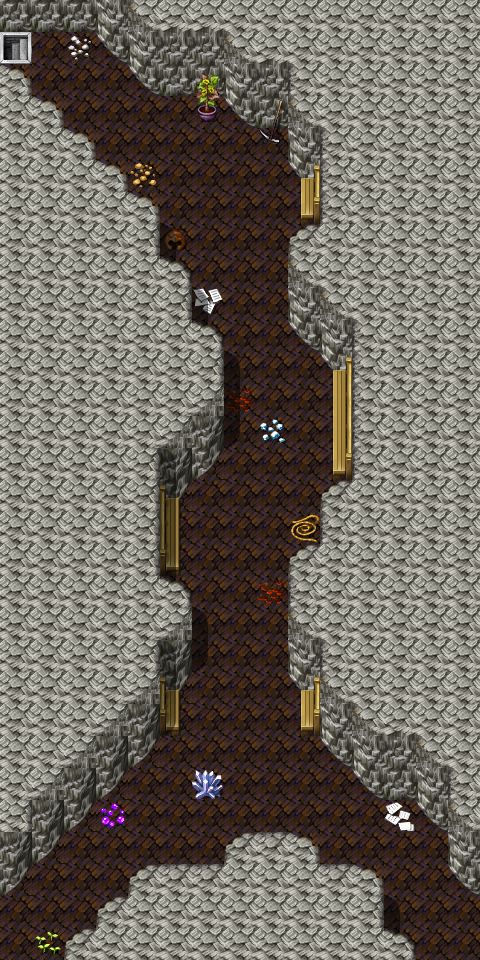

Rendered tile map (Tiled .tmx) drawn with the repository's tilesets; below, a short description and the map source with its tile grids summarised:
An orthogonal 15x30 tile map with 32x32 px tiles, 3 tile layers (Ground, Objects, Above), 12 hidden layers not drawn, 62 tilesets and 29 objects (12x replace, 10x script, 4x mapchange, 3x spawn).

<map version="1.5" tiledversion="1.7.2" orientation="orthogonal" renderorder="right-down" width="15" height="30" tilewidth="32" tileheight="32" infinite="0" nextlayerid="20" nextobjectid="74">
 <tileset firstgid="1" name="map_bed_1" tilewidth="32" tileheight="32" tilecount="128" columns="16">
  <image source="../drawable/map_bed_1.png" width="512" height="256" />
 </tileset>
 <tileset firstgid="129" name="map_border_1" tilewidth="32" tileheight="32" tilecount="128" columns="16">
  <image source="../drawable/map_border_1.png" width="512" height="256" />
 </tileset>
 <tileset firstgid="257" name="map_bridge_1" tilewidth="32" tileheight="32" tilecount="128" columns="16">
  <image source="../drawable/map_bridge_1.png" width="512" height="256" />
 </tileset>
 <tileset firstgid="385" name="map_bridge_2" tilewidth="32" tileheight="32" tilecount="128" columns="16">
  <image source="../drawable/map_bridge_2.png" width="512" height="256" />
 </tileset>
 <tileset firstgid="513" name="map_broken_1" tilewidth="32" tileheight="32" tilecount="128" columns="16">
  <image source="../drawable/map_broken_1.png" width="512" height="256" />
 </tileset>
 <tileset firstgid="641" name="map_cavewall_1" tilewidth="32" tileheight="32" tilecount="108" columns="18">
  <image source="../drawable/map_cavewall_1.png" width="576" height="192" />
 </tileset>
 <tileset firstgid="749" name="map_cavewall_2" tilewidth="32" tileheight="32" tilecount="108" columns="18">
  <image source="../drawable/map_cavewall_2.png" width="576" height="192" />
 </tileset>
 <tileset firstgid="857" name="map_cavewall_3" tilewidth="32" tileheight="32" tilecount="108" columns="18">
  <image source="../drawable/map_cavewall_3.png" width="576" height="192" />
 </tileset>
 <tileset firstgid="965" name="map_cavewall_4" tilewidth="32" tileheight="32" tilecount="108" columns="18">
  <image source="../drawable/map_cavewall_4.png" width="576" height="192" />
 </tileset>
 <tileset firstgid="1073" name="map_chair_table_1" tilewidth="32" tileheight="32" tilecount="128" columns="16">
  <image source="../drawable/map_chair_table_1.png" width="512" height="256" />
 </tileset>
 <tileset firstgid="1201" name="map_chair_table_2" tilewidth="32" tileheight="32" tilecount="128" columns="16">
  <image source="../drawable/map_chair_table_2.png" width="512" height="256" />
 </tileset>
 <tileset firstgid="1329" name="map_crate_1" tilewidth="32" tileheight="32" tilecount="128" columns="16">
  <image source="../drawable/map_crate_1.png" width="512" height="256" />
 </tileset>
 <tileset firstgid="1457" name="map_cupboard_1" tilewidth="32" tileheight="32" tilecount="128" columns="16">
  <image source="../drawable/map_cupboard_1.png" width="512" height="256" />
 </tileset>
 <tileset firstgid="1585" name="map_curtain_1" tilewidth="32" tileheight="32" tilecount="128" columns="16">
  <image source="../drawable/map_curtain_1.png" width="512" height="256" />
 </tileset>
 <tileset firstgid="1713" name="map_entrance_1" tilewidth="32" tileheight="32" tilecount="128" columns="16">
  <image source="../drawable/map_entrance_1.png" width="512" height="256" />
 </tileset>
 <tileset firstgid="1841" name="map_entrance_2" tilewidth="32" tileheight="32" tilecount="128" columns="16">
  <image source="../drawable/map_entrance_2.png" width="512" height="256" />
 </tileset>
 <tileset firstgid="1969" name="map_fence_1" tilewidth="32" tileheight="32" tilecount="128" columns="16">
  <image source="../drawable/map_fence_1.png" width="512" height="256" />
 </tileset>
 <tileset firstgid="2097" name="map_fence_2" tilewidth="32" tileheight="32" tilecount="128" columns="16">
  <image source="../drawable/map_fence_2.png" width="512" height="256" />
 </tileset>
 <tileset firstgid="2225" name="map_fence_3" tilewidth="32" tileheight="32" tilecount="128" columns="16">
  <image source="../drawable/map_fence_3.png" width="512" height="256" />
 </tileset>
 <tileset firstgid="2353" name="map_fence_4" tilewidth="32" tileheight="32" tilecount="128" columns="16">
  <image source="../drawable/map_fence_4.png" width="512" height="256" />
 </tileset>
 <tileset firstgid="2481" name="map_ground_1" tilewidth="32" tileheight="32" tilecount="128" columns="16">
  <image source="../drawable/map_ground_1.png" width="512" height="256" />
 </tileset>
 <tileset firstgid="2609" name="map_ground_2" tilewidth="32" tileheight="32" tilecount="128" columns="16">
  <image source="../drawable/map_ground_2.png" width="512" height="256" />
 </tileset>
 <tileset firstgid="2737" name="map_ground_3" tilewidth="32" tileheight="32" tilecount="128" columns="16">
  <image source="../drawable/map_ground_3.png" width="512" height="256" />
 </tileset>
 <tileset firstgid="2865" name="map_ground_4" tilewidth="32" tileheight="32" tilecount="128" columns="16">
  <image source="../drawable/map_ground_4.png" width="512" height="256" />
 </tileset>
 <tileset firstgid="2993" name="map_ground_5" tilewidth="32" tileheight="32" tilecount="128" columns="16">
  <image source="../drawable/map_ground_5.png" width="512" height="256" />
 </tileset>
 <tileset firstgid="3121" name="map_ground_6" tilewidth="32" tileheight="32" tilecount="128" columns="16">
  <image source="../drawable/map_ground_6.png" width="512" height="256" />
 </tileset>
 <tileset firstgid="3249" name="map_ground_7" tilewidth="32" tileheight="32" tilecount="128" columns="16">
  <image source="../drawable/map_ground_7.png" width="512" height="256" />
 </tileset>
 <tileset firstgid="3377" name="map_ground_8" tilewidth="32" tileheight="32" tilecount="128" columns="16">
  <image source="../drawable/map_ground_8.png" width="512" height="256" />
 </tileset>
 <tileset firstgid="3505" name="map_house_1" tilewidth="32" tileheight="32" tilecount="128" columns="16">
  <image source="../drawable/map_house_1.png" width="512" height="256" />
 </tileset>
 <tileset firstgid="3633" name="map_house_2" tilewidth="32" tileheight="32" tilecount="128" columns="16">
  <image source="../drawable/map_house_2.png" width="512" height="256" />
 </tileset>
 <tileset firstgid="3761" name="map_indoor_1" tilewidth="32" tileheight="32" tilecount="128" columns="16">
  <image source="../drawable/map_indoor_1.png" width="512" height="256" />
 </tileset>
 <tileset firstgid="3889" name="map_indoor_2" tilewidth="32" tileheight="32" tilecount="128" columns="16">
  <image source="../drawable/map_indoor_2.png" width="512" height="256" />
 </tileset>
 <tileset firstgid="4017" name="map_kitchen_1" tilewidth="32" tileheight="32" tilecount="128" columns="16">
  <image source="../drawable/map_kitchen_1.png" width="512" height="256" />
 </tileset>
 <tileset firstgid="4145" name="map_outdoor_1" tilewidth="32" tileheight="32" tilecount="128" columns="16">
  <image source="../drawable/map_outdoor_1.png" width="512" height="256" />
 </tileset>
 <tileset firstgid="4273" name="map_pillar_1" tilewidth="32" tileheight="32" tilecount="128" columns="16">
  <image source="../drawable/map_pillar_1.png" width="512" height="256" />
 </tileset>
 <tileset firstgid="4401" name="map_pillar_2" tilewidth="32" tileheight="32" tilecount="128" columns="16">
  <image source="../drawable/map_pillar_2.png" width="512" height="256" />
 </tileset>
 <tileset firstgid="4529" name="map_plant_1" tilewidth="32" tileheight="32" tilecount="128" columns="16">
  <image source="../drawable/map_plant_1.png" width="512" height="256" />
 </tileset>
 <tileset firstgid="4657" name="map_plant_2" tilewidth="32" tileheight="32" tilecount="128" columns="16">
  <image source="../drawable/map_plant_2.png" width="512" height="256" />
 </tileset>
 <tileset firstgid="4785" name="map_rock_1" tilewidth="32" tileheight="32" tilecount="128" columns="16">
  <image source="../drawable/map_rock_1.png" width="512" height="256" />
 </tileset>
 <tileset firstgid="4913" name="map_rock_2" tilewidth="32" tileheight="32" tilecount="128" columns="16">
  <image source="../drawable/map_rock_2.png" width="512" height="256" />
 </tileset>
 <tileset firstgid="5041" name="map_roof_1" tilewidth="32" tileheight="32" tilecount="128" columns="16">
  <image source="../drawable/map_roof_1.png" width="512" height="256" />
 </tileset>
 <tileset firstgid="5169" name="map_roof_2" tilewidth="32" tileheight="32" tilecount="128" columns="16">
  <image source="../drawable/map_roof_2.png" width="512" height="256" />
 </tileset>
 <tileset firstgid="5297" name="map_roof_3" tilewidth="32" tileheight="32" tilecount="128" columns="16">
  <image source="../drawable/map_roof_3.png" width="512" height="256" />
 </tileset>
 <tileset firstgid="5425" name="map_shop_1" tilewidth="32" tileheight="32" tilecount="128" columns="16">
  <image source="../drawable/map_shop_1.png" width="512" height="256" />
 </tileset>
 <tileset firstgid="5553" name="map_sign_ladder_1" tilewidth="32" tileheight="32" tilecount="128" columns="16">
  <image source="../drawable/map_sign_ladder_1.png" width="512" height="256" />
 </tileset>
 <tileset firstgid="5681" name="map_table_1" tilewidth="32" tileheight="32" tilecount="128" columns="16">
  <image source="../drawable/map_table_1.png" width="512" height="256" />
 </tileset>
 <tileset firstgid="5809" name="map_trail_1" tilewidth="32" tileheight="32" tilecount="128" columns="16">
  <image source="../drawable/map_trail_1.png" width="512" height="256" />
 </tileset>
 <tileset firstgid="5937" name="map_transition_1" tilewidth="32" tileheight="32" tilecount="128" columns="16">
  <image source="../drawable/map_transition_1.png" width="512" height="256" />
 </tileset>
 <tileset firstgid="6065" name="map_transition_2" tilewidth="32" tileheight="32" tilecount="128" columns="16">
  <image source="../drawable/map_transition_2.png" width="512" height="256" />
 </tileset>
 <tileset firstgid="6193" name="map_transition_3" tilewidth="32" tileheight="32" tilecount="128" columns="16">
  <image source="../drawable/map_transition_3.png" width="512" height="256" />
 </tileset>
 <tileset firstgid="6321" name="map_transition_4" tilewidth="32" tileheight="32" tilecount="128" columns="16">
  <image source="../drawable/map_transition_4.png" width="512" height="256" />
 </tileset>
 <tileset firstgid="6449" name="map_transition_5" tilewidth="32" tileheight="32" tilecount="128" columns="16">
  <image source="../drawable/map_transition_5.png" width="512" height="256" />
 </tileset>
 <tileset firstgid="6577" name="map_tree_1" tilewidth="32" tileheight="32" tilecount="128" columns="16">
  <image source="../drawable/map_tree_1.png" width="512" height="256" />
 </tileset>
 <tileset firstgid="6705" name="map_tree_2" tilewidth="32" tileheight="32" tilecount="128" columns="16">
  <image source="../drawable/map_tree_2.png" width="512" height="256" />
 </tileset>
 <tileset firstgid="6833" name="map_wall_1" tilewidth="32" tileheight="32" tilecount="128" columns="16">
  <image source="../drawable/map_wall_1.png" width="512" height="256" />
 </tileset>
 <tileset firstgid="6961" name="map_wall_2" tilewidth="32" tileheight="32" tilecount="120" columns="15">
  <image source="../drawable/map_wall_2.png" width="480" height="256" />
 </tileset>
 <tileset firstgid="7081" name="map_wall_3" tilewidth="32" tileheight="32" tilecount="120" columns="15">
  <image source="../drawable/map_wall_3.png" width="480" height="256" />
 </tileset>
 <tileset firstgid="7201" name="map_wall_4" tilewidth="32" tileheight="32" tilecount="120" columns="15">
  <image source="../drawable/map_wall_4.png" width="480" height="256" />
 </tileset>
 <tileset firstgid="7321" name="map_window_1" tilewidth="32" tileheight="32" tilecount="128" columns="16">
  <image source="../drawable/map_window_1.png" width="512" height="256" />
 </tileset>
 <tileset firstgid="7449" name="map_window_2" tilewidth="32" tileheight="32" tilecount="128" columns="16">
  <image source="../drawable/map_window_2.png" width="512" height="256" />
 </tileset>
 <tileset firstgid="7577" name="map_guynmart" tilewidth="32" tileheight="32" tilecount="128" columns="16">
  <image source="../drawable/map_guynmart.png" width="512" height="256" />
 </tileset>
 <tileset firstgid="7705" name="map_ratdom" tilewidth="32" tileheight="32" tilecount="108" columns="18">
  <image source="../drawable/map_ratdom.png" width="576" height="192" />
 </tileset>
 <layer id="1" name="Ground" width="15" height="30">
  <data>[450 cells, 449 non-empty, 17 distinct tile ids]</data>
 </layer>
 <layer id="2" name="Objects" width="15" height="30">
  <data>[450 cells, 34 non-empty, 23 distinct tile ids]</data>
 </layer>
 <layer id="3" name="Above" width="15" height="30">
  <data>[450 cells, 20 non-empty, 5 distinct tile ids]</data>
 </layer>
 <layer id="4" name="Top" width="15" height="30" visible="0">
  <data>[450 cells, 0 non-empty, 0 distinct tile ids]</data>
 </layer>
 <layer id="5" name="Walkable" width="15" height="30" visible="0">
  <data>[450 cells, 322 non-empty, 1 distinct tile ids]</data>
 </layer>
 <layer id="6" name="Light10" width="15" height="30" visible="0">
  <data>[450 cells, 450 non-empty, 1 distinct tile ids]</data>
 </layer>
 <layer id="7" name="Light1" width="15" height="30" visible="0">
  <data>[450 cells, 351 non-empty, 9 distinct tile ids]</data>
 </layer>
 <layer id="8" name="Light2" width="15" height="30" visible="0">
  <data>[450 cells, 361 non-empty, 8 distinct tile ids]</data>
 </layer>
 <layer id="9" name="Light3" width="15" height="30" visible="0">
  <data>[450 cells, 332 non-empty, 8 distinct tile ids]</data>
 </layer>
 <layer id="10" name="Light4" width="15" height="30" visible="0">
  <data>[450 cells, 330 non-empty, 8 distinct tile ids]</data>
 </layer>
 <layer id="11" name="Light5" width="15" height="30" visible="0">
  <data>[450 cells, 285 non-empty, 12 distinct tile ids]</data>
 </layer>
 <layer id="12" name="Light6" width="15" height="30" visible="0">
  <data>[450 cells, 238 non-empty, 12 distinct tile ids]</data>
 </layer>
 <layer id="13" name="Light7" width="15" height="30" visible="0">
  <data>[450 cells, 231 non-empty, 11 distinct tile ids]</data>
 </layer>
 <layer id="14" name="Light8" width="15" height="30" visible="0">
  <data>[450 cells, 0 non-empty, 0 distinct tile ids]</data>
 </layer>
 <layer id="15" name="Compass" width="15" height="30" visible="0">
  <data>[450 cells, 450 non-empty, 2 distinct tile ids]</data>
 </layer>
 <objectgroup id="16" name="Mapevents" visible="0">
  <object id="56" name="south2" type="mapchange" x="416" y="896" width="64" height="64">
   <properties>
    <property name="map" value="ratdom_maze_443" />
    <property name="place" value="north1" />
   </properties>
  </object>
  <object id="57" name="south1" type="mapchange" x="0" y="896" width="64" height="64">
   <properties>
    <property name="map" value="ratdom_maze_442" />
    <property name="place" value="north2" />
   </properties>
  </object>
  <object id="58" name="north2" type="mapchange" x="416" y="0" width="64" height="64">
   <properties>
    <property name="map" value="ratdom_maze_423" />
    <property name="place" value="south1" />
   </properties>
  </object>
  <object id="59" name="north1" type="mapchange" x="0" y="32" width="32" height="32">
   <properties>
    <property name="map" value="ratdom_maze_522" />
    <property name="place" value="south2" />
   </properties>
  </object>
  <object id="60" name="ratdom_maze_light4" type="script" x="0" y="0" width="128" height="192">
   <properties>
    <property name="when" value="always" />
   </properties>
  </object>
  <object id="61" name="ratdom_maze_light3" type="script" x="352" y="0" width="128" height="192">
   <properties>
    <property name="when" value="always" />
   </properties>
  </object>
  <object id="62" name="ratdom_maze_light2" type="script" x="0" y="736" width="128" height="192">
   <properties>
    <property name="when" value="always" />
   </properties>
  </object>
  <object id="63" name="ratdom_maze_light1" type="script" x="352" y="768" width="128" height="192">
   <properties>
    <property name="when" value="always" />
   </properties>
  </object>
  <object id="38" name="ratdom_maze_light5" type="script" x="128" y="96" width="224" height="192">
   <properties>
    <property name="when" value="always" />
   </properties>
  </object>
  <object id="39" name="ratdom_maze_light6" type="script" x="128" y="639" width="224" height="256">
   <properties>
    <property name="when" value="always" />
   </properties>
  </object>
  <object id="47" name="ratdom_maze_light7" type="script" x="160" y="288" width="192" height="352">
   <properties>
    <property name="when" value="always" />
   </properties>
  </object>
  <object id="64" name="ratdom_rat_conv1" type="script" x="224" y="320" width="64" height="32" />
  <object id="65" name="ratdom_rat_conv2" type="script" x="224" y="416" width="128" height="32" />
  <object id="66" name="ratdom_rat_conv3" type="script" x="192" y="608" width="96" height="32" />
 </objectgroup>
 <objectgroup id="17" name="Spawn" visible="0">
  <object id="50" name="ratdom_rat" type="spawn" x="224" y="0" width="32" height="32" />
  <object id="44" name="ratdom_m10" type="spawn" x="160" y="288" width="192" height="416">
   <properties>
    <property name="quantity" value="2" />
    <property name="spawngroup" value="ratdom_m10" />
   </properties>
  </object>
  <object id="46" name="ratdom_maze_rat" type="spawn" x="256" y="672" width="96" height="192">
   <properties>
    <property name="quantity" value="1" />
    <property name="spawngroup" value="ratdom_maze_rat" />
   </properties>
  </object>
 </objectgroup>
 <objectgroup id="18" name="Keys" visible="0" />
 <objectgroup id="19" name="Replace" visible="0">
  <object id="27" name="ratdom_maze:10" type="replace" x="0" y="0" width="480" height="960" visible="0">
   <properties>
    <property name="Top" value="Light10" />
    <property name="requireId" value="ratdom_maze" />
    <property name="requireType" value="questProgress" />
    <property name="requireValue" value="10" />
   </properties>
  </object>
  <object id="67" name="ratdom_maze:4" type="replace" x="0" y="0" width="480" height="960" visible="0">
   <properties>
    <property name="Top" value="Light1" />
    <property name="requireId" value="ratdom_maze" />
    <property name="requireType" value="questProgress" />
    <property name="requireValue" value="4" />
   </properties>
  </object>
  <object id="68" name="ratdom_maze:3" type="replace" x="0" y="0" width="480" height="960" visible="0">
   <properties>
    <property name="Top" value="Light2" />
    <property name="requireId" value="ratdom_maze" />
    <property name="requireType" value="questProgress" />
    <property name="requireValue" value="3" />
   </properties>
  </object>
  <object id="69" name="ratdom_maze:2" type="replace" x="0" y="0" width="480" height="960" visible="0">
   <properties>
    <property name="Top" value="Light3" />
    <property name="requireId" value="ratdom_maze" />
    <property name="requireType" value="questProgress" />
    <property name="requireValue" value="2" />
   </properties>
  </object>
  <object id="70" name="ratdom_maze:1" type="replace" x="0" y="0" width="480" height="960" visible="0">
   <properties>
    <property name="Top" value="Light4" />
    <property name="requireId" value="ratdom_maze" />
    <property name="requireType" value="questProgress" />
    <property name="requireValue" value="1" />
   </properties>
  </object>
  <object id="25" name="ratdom_maze:5" type="replace" x="0" y="0" width="480" height="960" visible="0">
   <properties>
    <property name="Top" value="Light5" />
    <property name="requireId" value="ratdom_maze" />
    <property name="requireType" value="questProgress" />
    <property name="requireValue" value="5" />
   </properties>
  </object>
  </objectgroup>
</map>
<!-- 6 of 29 objects omitted -->
